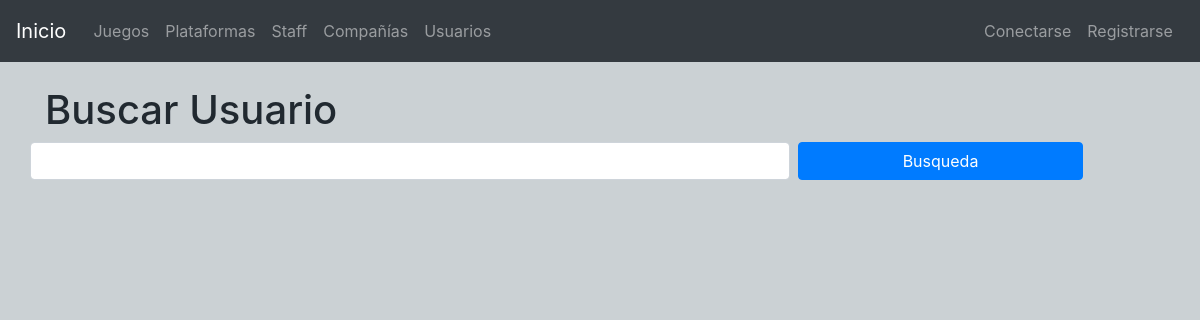
The app's page /pages/listadoUsuarios.php, older data.
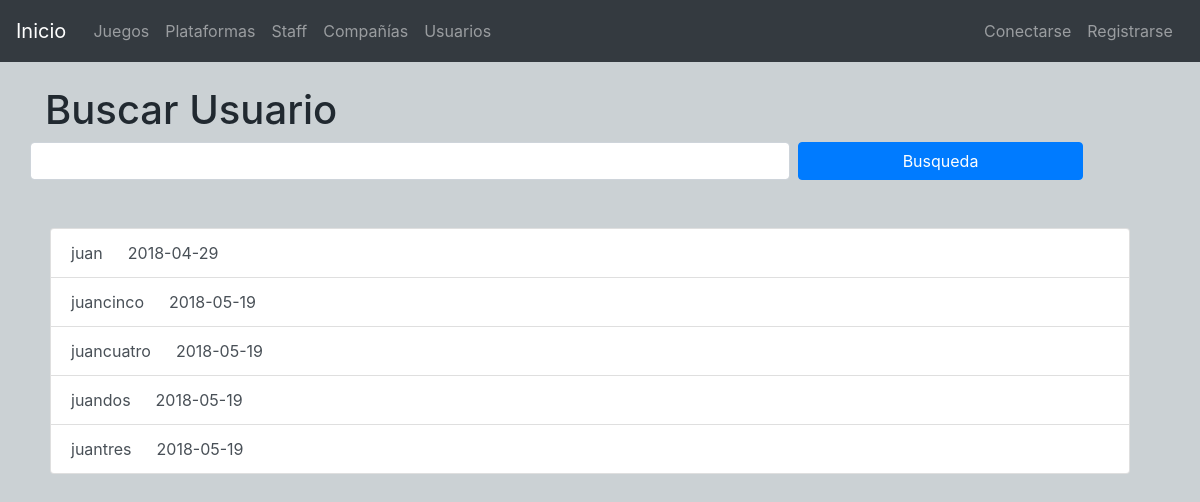
The same page, newer data.
### tables this page shows
CREATE TABLE `cuentas` (
  `ID` int(6) NOT NULL,
  `NOMBRE` varchar(40) NOT NULL,
  `PASSWORD` varchar(40) NOT NULL,
  `EMAIL` varchar(50) NOT NULL,
  `registro` date NOT NULL,
  `tipo` int(1) NOT NULL,
  `clave` varchar(100) DEFAULT NULL,
  `ACTIVO` tinyint(1) NOT NULL
);

### servidor/bbdd.php (called while the page is built, shortened)
<?php
function connectDB()
{
    try
    {
        $opc=array(PDO::MYSQL_ATTR_INIT_COMMAND => "SET NAMES utf8", PDO::ATTR_ERRMODE => PDO::ERRMODE_EXCEPTION);
        $dsn="mysql:host=localhost;dbname=videojuegos";
        $usuario="root";
        $contrasena="";
        $base=new PDO($dsn,$usuario,$contrasena,$opc);
    }
    catch (PDOException $e)
    {
        die ("Error".$e->getMessage());
        $resultado=null;
    }
    return $base;
}
?>

### modelo/listadoUsuarios.php (called while the page is built, shortened)
<?php
class ListaUsuario
{
    private $numTotal;
    public $numResultados = 9;
    public $pages;
    function __construct()
    {
        $this->getNumeroUsuario();
        $this->pages = new Paginator($this->numResultados, "p");
        $this->pages->set_total($this->numTotal);
    }
    public function getListadoUsuarios()
    {
        $this->miconexion=connectDB();
        $sql="SELECT id, nombre, registro from cuentas where ACTIVO=1 order by nombre ".$this->pages->get_limit();
        $select=$this->miconexion->prepare($sql);
        $select->execute();
        return $select->fetchAll(PDO::FETCH_ASSOC);
    }
    private function getNumeroUsuario()
    {
        $this->miconexion=connectDB();
        $sql = "select count(*) as total from cuentas";
        $rows=$this->miconexion->prepare($sql);
        $rows->execute();
        $total = $rows->fetch();
        $this->numTotal = $total["total"];
    }
}
?>

### controller/listadoUsuarios.php (called while the page is built, shortened)
<?php
include("../utilities/utilities.php");
include_once("../servidor/bbdd.php");
include('../utilities/paginator.php');
include("../modelo/listadoUsuarios.php");
$listado = new ListaUsuario();
$filaCuentas = $listado->getListadoUsuarios();
?>

### utilities/paginator.php (called while the page is built, shortened)
<?php
class Paginator{
	private $_perPage;
	private $_instance;
	private $_page;
	public function __construct($perPage,$instance){
		$this->_instance = $instance;
		$this->_perPage = $perPage;
	}
	public function get_start(){
		return ($this->_page * $this->_perPage) - $this->_perPage;
	}
	private function set_instance(){
		$this->_page = (int) (!isset($_GET[$this->_instance]) ? 1 : $_GET[$this->_instance]);
		$this->_page = ($this->_page == 0 ? 1 : $this->_page);
	}
	public function get_limit(){
        	return "LIMIT ".$this->get_start().",$this->_perPage";
        }
}

### pages/listadoUsuarios.php (the view, shortened to what this page needs)
<?php
include("../controller/listadoUsuarios.php");
?>
<div id="busqueda">
    <h1>Buscar Usuario</h1>
    <div class="form-group row">
        <input type="text" class="form-control col-lg-8 col-12 offset-0 mr-2" id="txtBusqueda" placeholder="" name="txtBusqueda">
        <input type="button" id="btnBusqueda" class="btn btn-primary col-lg-3 col-12  mobile-margin-top" value="Busqueda" />
    </div>
</div>
<div id="listado" class="col-12 mt-5">
    <?php
       echo '<div class="list-group ">';
       foreach($filaCuentas as $fila)
       {
           $idActual=$fila["id"];
           echo '<a href="perfil.php?id='.$idActual.'" class="list-group-item list-group-item-action elementoListado">'.$fila["nombre"].' &emsp; '.$fila["registro"].'</a>';
       }
       echo '</div>';
    ?>
</div>

Row changes from the older to the newer data that the page shows:
added cuentas: NOMBRE "juan", registro "2018-04-29"
added cuentas: NOMBRE "juancinco", registro "2018-05-19"
added cuentas: NOMBRE "juancuatro", registro "2018-05-19"
added cuentas: NOMBRE "juandos", registro "2018-05-19"
added cuentas: NOMBRE "juantres", registro "2018-05-19"
